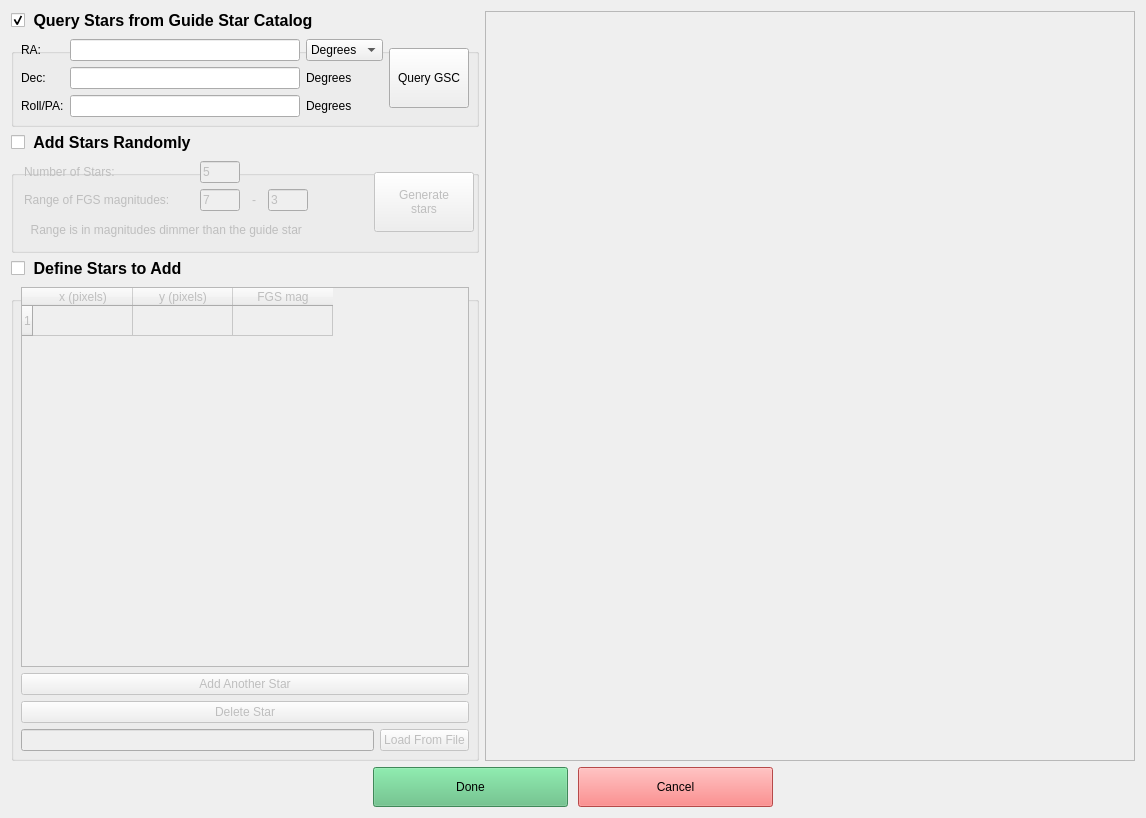
<?xml version="1.0" encoding="UTF-8"?>
<ui version="4.0">
 <class>Dialog</class>
 <widget class="QDialog" name="Dialog">
  <property name="geometry">
   <rect>
    <x>0</x>
    <y>0</y>
    <width>1146</width>
    <height>818</height>
   </rect>
  </property>
  <property name="windowTitle">
   <string>Dialog</string>
  </property>
  <layout class="QGridLayout" name="gridLayout_4">
   <item row="0" column="1" rowspan="3">
    <widget class="QFrame" name="frame_canvas">
     <property name="sizePolicy">
      <sizepolicy hsizetype="Expanding" vsizetype="MinimumExpanding">
       <horstretch>0</horstretch>
       <verstretch>0</verstretch>
      </sizepolicy>
     </property>
     <property name="minimumSize">
      <size>
       <width>650</width>
       <height>0</height>
      </size>
     </property>
     <property name="autoFillBackground">
      <bool>false</bool>
     </property>
     <property name="styleSheet">
      <string notr="true">QWidget { border-color: black; border-width: 10px }</string>
     </property>
     <property name="frameShape">
      <enum>QFrame::StyledPanel</enum>
     </property>
     <layout class="QVBoxLayout" name="verticalLayout_3">
      <property name="leftMargin">
       <number>0</number>
      </property>
      <property name="topMargin">
       <number>0</number>
      </property>
      <property name="rightMargin">
       <number>0</number>
      </property>
      <property name="bottomMargin">
       <number>0</number>
      </property>
     </layout>
    </widget>
   </item>
   <item row="0" column="0">
    <widget class="QGroupBox" name="groupBox_catalog">
     <property name="styleSheet">
      <string notr="true">QGroupBox { font-size: 16px; font-weight: bold; margin-top: 20px; margin-top: 18px } QGroupBox::title { top: -18px }</string>
     </property>
     <property name="title">
      <string>Query Stars from Guide Star Catalog</string>
     </property>
     <property name="checkable">
      <bool>true</bool>
     </property>
     <property name="checked">
      <bool>true</bool>
     </property>
     <layout class="QGridLayout" name="gridLayout_2">
      <item row="0" column="2">
       <widget class="QComboBox" name="comboBox_RAUnits">
        <property name="toolTip">
         <string>Units of right acension</string>
        </property>
        <item>
         <property name="text">
          <string>Degrees</string>
         </property>
        </item>
        <item>
         <property name="text">
          <string>Hours</string>
         </property>
        </item>
       </widget>
      </item>
      <item row="0" column="0">
       <widget class="QLabel" name="label_RA">
        <property name="toolTip">
         <string>Right ascension of guide star</string>
        </property>
        <property name="text">
         <string>RA:</string>
        </property>
       </widget>
      </item>
      <item row="1" column="0">
       <widget class="QLabel" name="label_Dec">
        <property name="toolTip">
         <string>Declination of guide star</string>
        </property>
        <property name="text">
         <string>Dec:</string>
        </property>
       </widget>
      </item>
      <item row="1" column="2">
       <widget class="QLabel" name="label_DecUnits">
        <property name="toolTip">
         <string>Units of declination</string>
        </property>
        <property name="text">
         <string>Degrees</string>
        </property>
       </widget>
      </item>
      <item row="1" column="1">
       <widget class="QLineEdit" name="lineEdit_Dec">
        <property name="minimumSize">
         <size>
          <width>110</width>
          <height>0</height>
         </size>
        </property>
        <property name="toolTip">
         <string>Declination of guide star</string>
        </property>
       </widget>
      </item>
      <item row="0" column="1">
       <widget class="QLineEdit" name="lineEdit_RA">
        <property name="minimumSize">
         <size>
          <width>110</width>
          <height>0</height>
         </size>
        </property>
        <property name="toolTip">
         <string>Right ascension of guide star</string>
        </property>
       </widget>
      </item>
      <item row="2" column="0">
       <widget class="QLabel" name="label_6">
        <property name="toolTip">
         <string>Position/roll angle of telescope</string>
        </property>
        <property name="text">
         <string>Roll/PA:</string>
        </property>
       </widget>
      </item>
      <item row="2" column="1">
       <widget class="QLineEdit" name="lineEdit_PA">
        <property name="toolTip">
         <string>Position/roll angle of telescope</string>
        </property>
       </widget>
      </item>
      <item row="2" column="2">
       <widget class="QLabel" name="label_7">
        <property name="toolTip">
         <string>Units of angle</string>
        </property>
        <property name="text">
         <string>Degrees</string>
        </property>
       </widget>
      </item>
      <item row="0" column="3" rowspan="3">
       <widget class="QPushButton" name="pushButton_queryGSC">
        <property name="minimumSize">
         <size>
          <width>0</width>
          <height>60</height>
         </size>
        </property>
        <property name="maximumSize">
         <size>
          <width>100</width>
          <height>16777215</height>
         </size>
        </property>
        <property name="toolTip">
         <string>Find background stars in guider FOV surrounding the RA/Dec defined at left</string>
        </property>
        <property name="text">
         <string>Query GSC</string>
        </property>
        <property name="autoDefault">
         <bool>false</bool>
        </property>
       </widget>
      </item>
     </layout>
    </widget>
   </item>
   <item row="1" column="0">
    <widget class="QGroupBox" name="groupBox_random">
     <property name="minimumSize">
      <size>
       <width>0</width>
       <height>120</height>
      </size>
     </property>
     <property name="maximumSize">
      <size>
       <width>16777215</width>
       <height>120</height>
      </size>
     </property>
     <property name="styleSheet">
      <string notr="true">QGroupBox { font-size: 16px; font-weight: bold; margin-top: 20px; margin-top: 18px } QGroupBox::title { top: -18px }</string>
     </property>
     <property name="title">
      <string>Add Stars Randomly</string>
     </property>
     <property name="checkable">
      <bool>true</bool>
     </property>
     <property name="checked">
      <bool>false</bool>
     </property>
     <layout class="QHBoxLayout" name="horizontalLayout_3">
      <property name="leftMargin">
       <number>0</number>
      </property>
      <property name="topMargin">
       <number>0</number>
      </property>
      <property name="rightMargin">
       <number>0</number>
      </property>
      <property name="bottomMargin">
       <number>0</number>
      </property>
      <item>
       <widget class="QFrame" name="frame">
        <property name="sizePolicy">
         <sizepolicy hsizetype="Expanding" vsizetype="Preferred">
          <horstretch>0</horstretch>
          <verstretch>0</verstretch>
         </sizepolicy>
        </property>
        <property name="minimumSize">
         <size>
          <width>350</width>
          <height>0</height>
         </size>
        </property>
        <property name="maximumSize">
         <size>
          <width>260</width>
          <height>16777215</height>
         </size>
        </property>
        <property name="frameShape">
         <enum>QFrame::NoFrame</enum>
        </property>
        <property name="frameShadow">
         <enum>QFrame::Raised</enum>
        </property>
        <layout class="QGridLayout" name="gridLayout_3">
         <property name="horizontalSpacing">
          <number>3</number>
         </property>
         <item row="1" column="2">
          <widget class="QLineEdit" name="lineEdit_magMin">
           <property name="maximumSize">
            <size>
             <width>40</width>
             <height>16777215</height>
            </size>
           </property>
           <property name="toolTip">
            <string>Magnitude range that the stars' brightness will be randomly selected from</string>
           </property>
           <property name="text">
            <string>7</string>
           </property>
          </widget>
         </item>
         <item row="1" column="4">
          <widget class="QLineEdit" name="lineEdit_magMax">
           <property name="maximumSize">
            <size>
             <width>40</width>
             <height>16777215</height>
            </size>
           </property>
           <property name="toolTip">
            <string>Magnitude range that the stars' brightness will be randomly selected from</string>
           </property>
           <property name="text">
            <string>3</string>
           </property>
          </widget>
         </item>
         <item row="1" column="3">
          <widget class="QLabel" name="label_3">
           <property name="toolTip">
            <string>Magnitude range that the stars' brightness will be randomly selected from</string>
           </property>
           <property name="text">
            <string>&lt;html&gt;&lt;head/&gt;&lt;body&gt;&lt;p align=&quot;center&quot;&gt;-&lt;/p&gt;&lt;/body&gt;&lt;/html&gt;</string>
           </property>
          </widget>
         </item>
         <item row="1" column="0">
          <widget class="QLabel" name="label_2">
           <property name="toolTip">
            <string>Magnitude range that the stars' brightness will be randomly selected from</string>
           </property>
           <property name="text">
            <string>Range of FGS magnitudes: </string>
           </property>
          </widget>
         </item>
         <item row="1" column="5">
          <widget class="QLabel" name="label_4">
           <property name="toolTip">
            <string>Magnitude range that the stars' brightness will be randomly selected from</string>
           </property>
           <property name="text">
            <string/>
           </property>
          </widget>
         </item>
         <item row="2" column="0" colspan="7">
          <widget class="QLabel" name="label_5">
           <property name="minimumSize">
            <size>
             <width>300</width>
             <height>0</height>
            </size>
           </property>
           <property name="toolTip">
            <string>Magnitude range that the stars' brightness will be randomly selected from</string>
           </property>
           <property name="text">
            <string>  Range is in magnitudes dimmer than the guide star</string>
           </property>
          </widget>
         </item>
         <item row="0" column="0" colspan="2">
          <widget class="QLabel" name="label">
           <property name="toolTip">
            <string>How many stars to add randomly</string>
           </property>
           <property name="text">
            <string>Number of Stars:</string>
           </property>
          </widget>
         </item>
         <item row="0" column="2">
          <widget class="QLineEdit" name="lineEdit_nStars">
           <property name="maximumSize">
            <size>
             <width>40</width>
             <height>16777215</height>
            </size>
           </property>
           <property name="toolTip">
            <string>How many stars to add randomly</string>
           </property>
           <property name="text">
            <string>5</string>
           </property>
          </widget>
         </item>
        </layout>
       </widget>
      </item>
      <item>
       <widget class="QPushButton" name="pushButton_random">
        <property name="sizePolicy">
         <sizepolicy hsizetype="Preferred" vsizetype="Fixed">
          <horstretch>0</horstretch>
          <verstretch>0</verstretch>
         </sizepolicy>
        </property>
        <property name="minimumSize">
         <size>
          <width>0</width>
          <height>60</height>
         </size>
        </property>
        <property name="maximumSize">
         <size>
          <width>100</width>
          <height>16777215</height>
         </size>
        </property>
        <property name="toolTip">
         <string>Add stars randomly to the image with the parameters at left</string>
        </property>
        <property name="text">
         <string>Generate
stars</string>
        </property>
        <property name="autoDefault">
         <bool>false</bool>
        </property>
       </widget>
      </item>
     </layout>
    </widget>
   </item>
   <item row="2" column="0">
    <widget class="QGroupBox" name="groupBox_defined">
     <property name="styleSheet">
      <string notr="true">QGroupBox { font-size: 16px; font-weight: bold; margin-top: 20px; margin-top: 18px } QGroupBox::title { top: -18px }</string>
     </property>
     <property name="title">
      <string>Define Stars to Add</string>
     </property>
     <property name="checkable">
      <bool>true</bool>
     </property>
     <property name="checked">
      <bool>false</bool>
     </property>
     <layout class="QGridLayout" name="gridLayout">
      <item row="0" column="0" colspan="2">
       <widget class="QTableWidget" name="tableWidget">
        <property name="minimumSize">
         <size>
          <width>320</width>
          <height>300</height>
         </size>
        </property>
        <property name="toolTip">
         <string>Location and brightness of stars to add</string>
        </property>
        <property name="rowCount">
         <number>1</number>
        </property>
        <row/>
        <column>
         <property name="text">
          <string>x (pixels)</string>
         </property>
        </column>
        <column>
         <property name="text">
          <string>y (pixels)</string>
         </property>
        </column>
        <column>
         <property name="text">
          <string>FGS mag</string>
         </property>
        </column>
       </widget>
      </item>
      <item row="3" column="0">
       <widget class="QLineEdit" name="lineEdit_definedFile">
        <property name="minimumSize">
         <size>
          <width>110</width>
          <height>0</height>
         </size>
        </property>
        <property name="toolTip">
         <string>&lt;html&gt;&lt;head/&gt;&lt;body&gt;&lt;p&gt;File containing background star locations and brightness&lt;/p&gt;&lt;/body&gt;&lt;/html&gt;</string>
        </property>
       </widget>
      </item>
      <item row="3" column="1">
       <widget class="QPushButton" name="pushButton_definedFile">
        <property name="toolTip">
         <string>&lt;html&gt;&lt;head/&gt;&lt;body&gt;&lt;p&gt;Open Finder window to select file with star catalog&lt;/p&gt;&lt;/body&gt;&lt;/html&gt;</string>
        </property>
        <property name="text">
         <string>Load From File</string>
        </property>
       </widget>
      </item>
      <item row="1" column="0" colspan="2">
       <widget class="QPushButton" name="pushButton_addStar">
        <property name="toolTip">
         <string>Add an empty row for another star</string>
        </property>
        <property name="text">
         <string>Add Another Star</string>
        </property>
       </widget>
      </item>
      <item row="2" column="0" colspan="2">
       <widget class="QPushButton" name="pushButton_deleteStar">
        <property name="toolTip">
         <string>Delete selected star</string>
        </property>
        <property name="text">
         <string>Delete Star</string>
        </property>
       </widget>
      </item>
     </layout>
    </widget>
   </item>
   <item row="3" column="0" colspan="2">
    <widget class="QFrame" name="frame_2">
     <property name="frameShape">
      <enum>QFrame::NoFrame</enum>
     </property>
     <property name="frameShadow">
      <enum>QFrame::Raised</enum>
     </property>
     <layout class="QHBoxLayout" name="horizontalLayout">
      <property name="spacing">
       <number>0</number>
      </property>
      <property name="leftMargin">
       <number>0</number>
      </property>
      <property name="topMargin">
       <number>0</number>
      </property>
      <property name="rightMargin">
       <number>0</number>
      </property>
      <property name="bottomMargin">
       <number>0</number>
      </property>
      <item>
       <widget class="QFrame" name="frame_buttons">
        <property name="maximumSize">
         <size>
          <width>400</width>
          <height>16777215</height>
         </size>
        </property>
        <property name="frameShape">
         <enum>QFrame::NoFrame</enum>
        </property>
        <property name="frameShadow">
         <enum>QFrame::Raised</enum>
        </property>
        <layout class="QHBoxLayout" name="horizontalLayout_2">
         <property name="spacing">
          <number>10</number>
         </property>
         <property name="leftMargin">
          <number>0</number>
         </property>
         <property name="topMargin">
          <number>0</number>
         </property>
         <property name="rightMargin">
          <number>0</number>
         </property>
         <property name="bottomMargin">
          <number>0</number>
         </property>
         <item>
          <widget class="QPushButton" name="pushButton_done">
           <property name="minimumSize">
            <size>
             <width>0</width>
             <height>40</height>
            </size>
           </property>
           <property name="maximumSize">
            <size>
             <width>200</width>
             <height>16777215</height>
            </size>
           </property>
           <property name="toolTip">
            <string>Use selected method to add background stars to data</string>
           </property>
           <property name="styleSheet">
            <string notr="true">QPushButton {background-color: rgb(90, 190, 125);}</string>
           </property>
           <property name="text">
            <string>Done</string>
           </property>
          </widget>
         </item>
         <item>
          <widget class="QPushButton" name="pushButton_cancel">
           <property name="minimumSize">
            <size>
             <width>0</width>
             <height>40</height>
            </size>
           </property>
           <property name="maximumSize">
            <size>
             <width>200</width>
             <height>16777215</height>
            </size>
           </property>
           <property name="toolTip">
            <string>Discard selections and close window</string>
           </property>
           <property name="styleSheet">
            <string notr="true">QPushButton {background-color: rgb(255, 102, 102);}</string>
           </property>
           <property name="text">
            <string>Cancel</string>
           </property>
          </widget>
         </item>
        </layout>
       </widget>
      </item>
     </layout>
    </widget>
   </item>
  </layout>
 </widget>
 <resources/>
 <connections/>
 <slots>
  <slot>toggle_other_boxes()</slot>
 </slots>
</ui>
